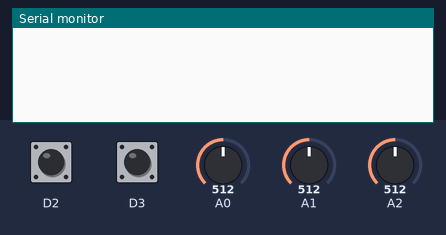
A sketch run on a simulated Arduino Uno R4 WiFi. Shown: the last lines printed to the serial monitor. The test bench sets the inputs (shaded band); at power-on: A0 = 512, D2 HIGH, A1 = 512, A2 = 512, D3 HIGH.

Above: at 1.3 s.
1.4 s: A0 set to 716
At 2.0 s:
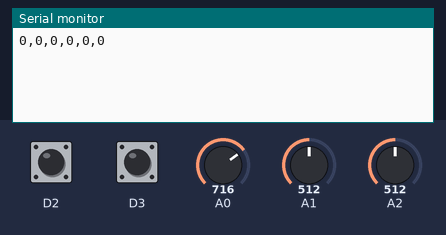
2.9 s: D2 pulled LOW for 0.15 s
At 3.33 s:
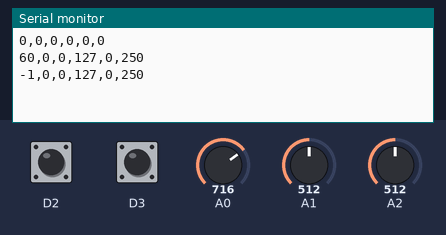
4.5 s: A1 set to 716
At 4.58 s:
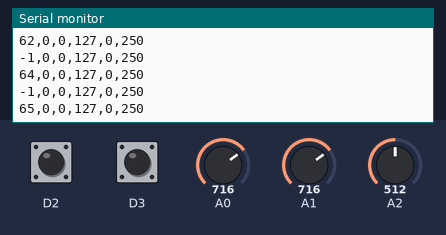
6.0 s: A2 set to 716
At 6.07 s:
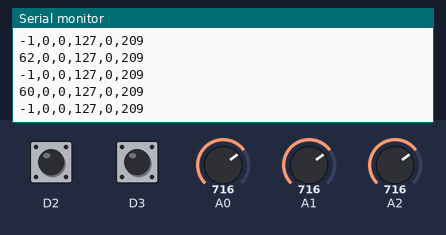
7.5 s: D3 pulled LOW for 0.15 s
At 7.74 s:
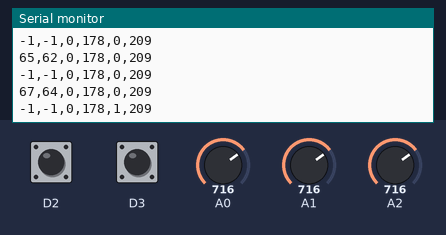
9.1 s: D3 pulled LOW for 1 s
At 9.41 s:
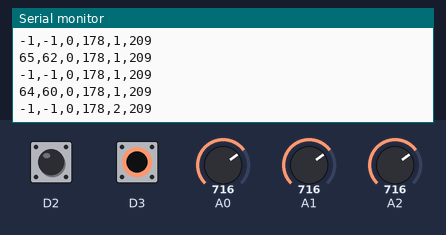
Timing chart, 0 to 12.1 s (numbered marks = the images above; inputs shaded):
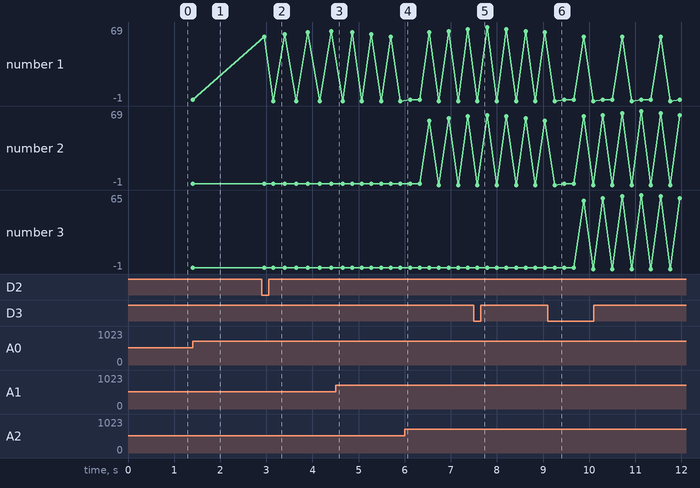

Measured:
- after the input at 1.4 s, the serial monitor: prints a new line at once (image 1)
- after the input at 2.9 s, the serial monitor: prints a new line after 0.05 s (image 2)
- after the input at 7.5 s, the serial monitor: prints a new line after 0.08 s (image 5)
- after the input at 9.1 s, the serial monitor: prints a new line after 0.15 s (image 6)
- plotted number 1: 0 → 65 after the input at 2.9 s

The sketch:

ketugou_dj.ino
```cpp
#include "turn_table.h"
#include <WiFiS3.h>
#include <WiFiUdp.h>

WiFiUDP Udp;

const IPAddress leaderIp(192, 168, 1, 10);
const unsigned int localPort = 3000;
bool lastButtonState = HIGH;   // ボタンの直前の状態
uint8_t currentEffects = 0;    // 現在のエフェクトフラグ (0, 1, 2...)
bool myFlag = 0;

struct button{
  const int pin;
  int currentstate;
  int laststate;
};

button syncButton = {2, HIGH, HIGH};
button effectButton = {3, HIGH, HIGH};


// カエルの歌 楽譜データ（8分音符グリッド版）
// 1マス = 0.5拍。4分音符は「発音 + タイ(-1)」の2マスで表す。
// 1小節 = 8マス。全8小節 = 64マス。
NoteData score[] = {
  {60, 0.5}, {-1, 0.5}, {62, 0.5}, {-1, 0.5}, {64, 0.5}, {-1, 0.5}, {65, 0.5}, {-1, 0.5},
  {64, 0.5}, {-1, 0.5}, {62, 0.5}, {-1, 0.5}, {60, 0.5}, {-1, 0.5}, { 0, 0.5}, { 0, 0.5},
  {64, 0.5}, {-1, 0.5}, {65, 0.5}, {-1, 0.5}, {67, 0.5}, {-1, 0.5}, {69, 0.5}, {-1, 0.5},
  {67, 0.5}, {-1, 0.5}, {65, 0.5}, {-1, 0.5}, {64, 0.5}, {-1, 0.5}, { 0, 0.5}, { 0, 0.5},
  {60, 0.5}, {-1, 0.5}, { 0, 0.5}, { 0, 0.5}, {60, 0.5}, {-1, 0.5}, { 0, 0.5}, { 0, 0.5},
  {60, 0.5}, {-1, 0.5}, { 0, 0.5}, { 0, 0.5}, {60, 0.5}, {-1, 0.5}, { 0, 0.5}, { 0, 0.5},
  {60, 0.5}, {60, 0.5}, {62, 0.5}, {62, 0.5}, {64, 0.5}, {64, 0.5}, {65, 0.5}, {65, 0.5},
  {64, 0.5}, {-1, 0.5}, {62, 0.5}, {-1, 0.5}, {60, 0.5}, {-1, 0.5}, { 0, 0.5}, { 0, 0.5}
};

int len = 64;
int idx = 0;
bool isPlaying = false;
unsigned long next_note_time = 0;

void setup() {
  Serial.begin(115200);
  delay(100);
  pinMode(syncButton.pin, INPUT_PULLUP);
  pinMode(effectButton.pin, INPUT_PULLUP);
}

void loop() {
  unsigned long current_time = millis();

  //デジタル、エフェクトフラグの読み取り
  syncButton.currentstate = digitalRead(syncButton.pin);

  // スイッチが「押された瞬間（HIGHからLOWになった時）」だけ反応させる
  if (syncButton.laststate == HIGH && syncButton.currentstate == LOW) {
    myFlag = !myFlag;
    if(!isPlaying){
      isPlaying = true;
      idx = 0;
      next_note_time = current_time;
    }
    else{
      isPlaying = false;
      idx = 0;
    }
    delay(50); // チャタリング防止
  }
  syncButton.laststate = syncButton.currentstate;

  //エフェクト変更ボタンの処理
  effectButton.currentstate = digitalRead(effectButton.pin);
  if (effectButton.laststate == HIGH && effectButton.currentstate == LOW) {
    currentEffects = (currentEffects + 1) % 4;
    delay(50); // チャタリング防止
  }
  effectButton.laststate = effectButton.currentstate;

  //ターンテーブルの角度読み取りと小節番号の計算
  //ADCのチャンネル間クロストーク対策: 1回目を捨てて2回目を採用する
  analogRead(A0);
  int turn_table_val = analogRead(A0);
  if(turn_table_val > 1020) {
    turn_table_val = 1020;
  }

  int angle = map(turn_table_val, 0, 1020, 0, 359);

  //ユーザーのbpmの操作
  analogRead(A1);
  int bpm_val = analogRead(A1);
  int bpm = map(bpm_val, 0, 1023, 60, 180);

  //スライドボリューム(SL4515N-A103L)による音量操作 0〜255に変換
  analogRead(A2);
  int volume_val = analogRead(A2);
  int volume = map(volume_val, 0, 1023, 0, 255);

  // .cpp側の関数へ楽譜データやフラグ，インデックスを丸ごと渡して同期更新
  int shousetsu = update_conductor_shousetsu(angle, bpm, volume, currentEffects, current_time, score, idx, len, isPlaying, next_note_time);
}
```

turn_table.cpp
```cpp
#include "turn_table.h"


// 全マスが 0.5拍 で等間隔なので、声部をマス単位でずらすだけで輪唱が成立する。

static const int SLOTS_PER_MEASURE = 8;   // 1小節 = 8マス(0.5拍×8)
static const int NUM_MEASURES      = 8;   // 全8小節
static const float GRID_BEAT       = 0.5; // 1マスの長さ(拍)
static const int RINSHO_OFFSET1    = 16;  // 後続声部1の遅れ(マス) = 8拍 = 2小節
static const int RINSHO_OFFSET2    = 32;  // 後続声部2の遅れ(マス) = 16拍 = 4小節

static int last_shousetsu = -1;       // 前回つまみが指していた小節
static unsigned long last_move_time = 0;
static bool isOperating = false;      // 今つまみを操作中かどうか
static bool wasPlaying = false;       // 前回ループの再生状態(開始エッジ検知用)

// 指定インデックスのピッチを安全に取り出す(範囲外は休符0)
static int pitchAt(NoteData* score, int i, int scoreLen) {
  if (i >= 0 && i < scoreLen) return score[i].pitch;
  return 0;
}

int update_conductor_shousetsu(int angle, int bpm, int volume, int effects, unsigned long currentTime, NoteData* score, int& scoreIdx, int scoreLen, bool& isPlaying, unsigned long& nextNoteTime) {

  int current_score = angle / 45;                 // 0〜7 の小節
  if (current_score >= NUM_MEASURES) current_score = NUM_MEASURES - 1;
  int start_idx = current_score * SLOTS_PER_MEASURE;

  // 再生開始の瞬間(false→true)に内部状態をリセットして頭から綺麗に始める
  if (isPlaying && !wasPlaying) {
    scoreIdx = 0;
    nextNoteTime = currentTime;
    last_shousetsu = current_score;
    isOperating = false;
  }
  wasPlaying = isPlaying;

  if (last_shousetsu == -1) {
    last_shousetsu = current_score;
  }

  // つまみが別の小節に入ったらスクラブ操作とみなす
  if (current_score != last_shousetsu) {
    isOperating = true;
    last_move_time = currentTime;
    last_shousetsu = current_score;
    scoreIdx = start_idx;          // つまみの小節頭にロック
    tx(0, 0, 0, 0, 0,0);             // 休符を送って一旦止める
  }

  // 手を離して300ms経過したら自動演奏を再開
  if (isOperating && (currentTime - last_move_time > 300)) {
    isOperating = false;
    nextNoteTime = currentTime;
  }

  // 自動演奏(操作中でないときだけ時間が進む)
  if (isPlaying && !isOperating) {
    if (currentTime >= nextNoteTime) {
      // 先頭声部が末尾を過ぎても、後続声部が鳴り終わるまで(+RINSHO_OFFSET2)回し続ける
      if (scoreIdx < scoreLen + RINSHO_OFFSET2) {
        // 全マス共通の音長(累積誤差を避けるため nextNoteTime を基準に積む)
        unsigned long L_ms = (unsigned long)((60000.0 / bpm) * GRID_BEAT);

        int Pitch1     = pitchAt(score, scoreIdx, scoreLen);                   // 先頭声部(末尾以降は0=休符)
        int rinshoP1   = pitchAt(score, scoreIdx - RINSHO_OFFSET1, scoreLen);  // 2小節遅れ
        int rinshoP2   = pitchAt(score, scoreIdx - RINSHO_OFFSET2, scoreLen);  // 4小節遅れ

        tx(Pitch1, rinshoP1, rinshoP2, volume, effects, L_ms);

        nextNoteTime += L_ms;   // 予定時刻基準でテンポを保つ
        scoreIdx++;
      } else {
        // 曲の終了(全声部が鳴り終わった)
        isPlaying = false;
        scoreIdx = 0;
        tx(0, 0, 0, 0, 0, 0);      // 念のため全声部ノートオフ
      }
    }
  }

  // 小節番号を逆算して返す(1〜8)
  int current_shousetsu = (scoreIdx / SLOTS_PER_MEASURE) + 1;
  if (current_shousetsu > NUM_MEASURES) {
    current_shousetsu = NUM_MEASURES;
  }
  return current_shousetsu;
}

// データをシリアル出力する関数
void tx(int p1, int p2, int p3, int v, int e, unsigned long d) {
  Serial.print(p1);
  Serial.print(",");
  Serial.print(p2);
  Serial.print(",");
  Serial.print(p3);
  Serial.print(",");
  Serial.print(v);
  Serial.print(",");
  Serial.print(e);
  Serial.print(",");
  Serial.println(d);
}
```

turn_table.h
```cpp
#ifndef TURN_TABLE_H
#define TURN_TABLE_H

#include <Arduino.h>


// 楽譜を最小単位(0.5拍)のマス目で表現し、全声部を共通の音長で送る。
//   -1 → Processing側は発音し直さず保持してほしい
//    0 ... 休符 / ノートオフ
//   >0 ... MIDIノート番号で新規発音

struct MusicData {
  int currentBPM;
  int currentShousetsu; // 指揮者が決定した小節番号
};

struct NoteData {
  int pitch;
  float duration;
};

int update_conductor_shousetsu(int angle, int bpm, int volume, int effects, unsigned long currenttime, NoteData* score, int& scoreIdx, int scoreLen, bool& isPlaying, unsigned long& nextNoteTime);
void tx(int p1, int p2, int p3, int v, int e, unsigned long d);

#endif
```
